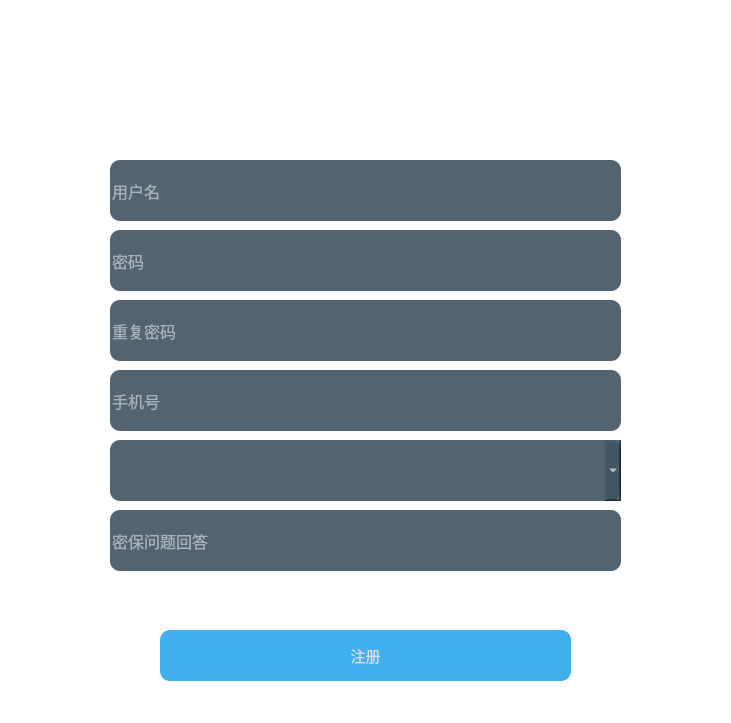
<?xml version="1.0" encoding="UTF-8"?>
<ui version="4.0">
 <class>Regist</class>
 <widget class="QWidget" name="Regist">
  <property name="geometry">
   <rect>
    <x>0</x>
    <y>0</y>
    <width>731</width>
    <height>723</height>
   </rect>
  </property>
  <property name="windowTitle">
   <string>Form</string>
  </property>
  <property name="styleSheet">
   <string notr="true">*{
background:rgb(255, 255, 255);
font-size:15px;
font-style:MingLiU-ExtB;
}
QFrame{
border:sold 10px rgba(0,0,0);
background-image: url(:/assets/loginbackground.png);
}
QLineEdit{
color:rgb(255, 255, 255);
background-color:rgba(64, 83, 97, 230);
font-size:16px;
border-style:outset;
border-radius:10px;
font-style:MingLiU-ExtB;
}
QLineEdit:hover{
color:rgb(255, 255, 255);
background-color:rgba(64, 83, 97, 80);
font-size:16px;
border-style:outset;
border-radius:10px;
font-style:MingLiU-ExtB;
}
QLineEdit:focus{
color:rgb(255, 255, 255);
background-color:rgba(64, 83, 97, 180);
font-size:16px;
border-style:outset;
border-radius:10px;
font-style:MingLiU-ExtB;
}

QComboBox{
color:rgb(255, 255, 255);
background-color:rgba(64, 83, 97, 230);
font-size:16px;
border-style:outset;
border-radius:10px;
font-style:MingLiU-ExtB;
}
QComboBox:hover{
color:#8d98a1;
background-color:rgba(64, 83, 97, 80);
font-size:16px;
border-style:outset;
border-radius:10px;
font-style:MingLiU-ExtB;
}
QComboBox:focus{
color:#8d98a1;
background-color:rgba(64, 83, 97, 180);
font-size:16px;
border-style:outset;
border-radius:10px;
font-style:MingLiU-ExtB;
}

QPushButton{
background:rgb(65, 175, 235);
color:rgb(220, 220, 220);
border-style:outset;
border-radius:10px;
font-style:MingLiU-ExtB;
}
QPushButton:hover{
background-color:rgba(80, 190, 250,130);
border-style:inset;
font-style:MingLiU-ExtB;
}
QPushButton:pressed{
background-color:rgba(80, 190, 250,255);
border-style:inset;
font-style:MingLiU-ExtB;
}



QPushButton#hideButton{
background: rgba(255, 255, 255, 0);
color: rgb(255, 255, 255);
font-style:MingLiU-ExtB;
}
QPushButton#hideButton:hover{
background: rgba(212, 212, 212, 100);
color: rgb(255, 255, 255);
font-style:MingLiU-ExtB;
}
QPushButton#hideButton:pressed{
background: rgba(212, 212, 212, 255);
color: rgb(255, 255, 255);
font-style:MingLiU-ExtB;
}
QPushButton#closeButton{
background: rgba(255, 255, 255, 0);
color: rgb(255, 255, 255);
font-style:MingLiU-ExtB;
}
QPushButton#closeButton:hover{
background: rgba(255, 0, 0, 100);
color: rgb(255, 255, 255);
font-style:MingLiU-ExtB;
}
QPushButton#closeButton:pressed{
background: rgba(255, 0, 0, 255);
color: rgb(255, 255, 255);
font-style:MingLiU-ExtB;
}
QCheckBox{
background:rgba(85,170,255,0);
color:white;
font-style:MingLiU-ExtB;
}
QLabel{
background:rgba(85,170,255,0);
color:white;
font-style:MingLiU-ExtB;
font-size:14px;
}
</string>
  </property>
  <widget class="QFrame" name="frame">
   <property name="geometry">
    <rect>
     <x>0</x>
     <y>0</y>
     <width>731</width>
     <height>731</height>
    </rect>
   </property>
   <property name="frameShape">
    <enum>QFrame::StyledPanel</enum>
   </property>
   <property name="frameShadow">
    <enum>QFrame::Raised</enum>
   </property>
   <widget class="QLabel" name="label">
    <property name="geometry">
     <rect>
      <x>20</x>
      <y>10</y>
      <width>181</width>
      <height>31</height>
     </rect>
    </property>
    <property name="text">
     <string extracomment="无功能label，可以换成其他字或者图片">WeNoChat</string>
    </property>
   </widget>
   <widget class="QLineEdit" name="userEdit">
    <property name="geometry">
     <rect>
      <x>110</x>
      <y>160</y>
      <width>511</width>
      <height>61</height>
     </rect>
    </property>
    <property name="text">
     <string/>
    </property>
    <property name="placeholderText">
     <string>用户名</string>
    </property>
   </widget>
   <widget class="QLineEdit" name="passwordEdit">
    <property name="geometry">
     <rect>
      <x>110</x>
      <y>230</y>
      <width>511</width>
      <height>61</height>
     </rect>
    </property>
    <property name="echoMode">
     <enum>QLineEdit::Password</enum>
    </property>
    <property name="placeholderText">
     <string>密码</string>
    </property>
   </widget>
   <widget class="QPushButton" name="loginButton">
    <property name="geometry">
     <rect>
      <x>160</x>
      <y>630</y>
      <width>411</width>
      <height>51</height>
     </rect>
    </property>
    <property name="text">
     <string>注册</string>
    </property>
   </widget>
   <widget class="QPushButton" name="closeButton">
    <property name="geometry">
     <rect>
      <x>700</x>
      <y>0</y>
      <width>31</width>
      <height>28</height>
     </rect>
    </property>
    <property name="text">
     <string>×</string>
    </property>
   </widget>
   <widget class="QPushButton" name="hideButton">
    <property name="geometry">
     <rect>
      <x>670</x>
      <y>0</y>
      <width>31</width>
      <height>28</height>
     </rect>
    </property>
    <property name="text">
     <string>—</string>
    </property>
   </widget>
   <widget class="QLabel" name="label_2">
    <property name="geometry">
     <rect>
      <x>230</x>
      <y>70</y>
      <width>231</width>
      <height>71</height>
     </rect>
    </property>
    <property name="styleSheet">
     <string notr="true">font: 28pt &quot;等线&quot;;</string>
    </property>
    <property name="text">
     <string>注册新用户</string>
    </property>
   </widget>
   <widget class="QLineEdit" name="passwordEdit_2">
    <property name="geometry">
     <rect>
      <x>110</x>
      <y>300</y>
      <width>511</width>
      <height>61</height>
     </rect>
    </property>
    <property name="echoMode">
     <enum>QLineEdit::Password</enum>
    </property>
    <property name="placeholderText">
     <string>重复密码</string>
    </property>
   </widget>
   <widget class="QLineEdit" name="phoneNumberEdit">
    <property name="geometry">
     <rect>
      <x>110</x>
      <y>370</y>
      <width>511</width>
      <height>61</height>
     </rect>
    </property>
    <property name="text">
     <string/>
    </property>
    <property name="placeholderText">
     <string>手机号</string>
    </property>
   </widget>
   <widget class="QLineEdit" name="answerEdit">
    <property name="geometry">
     <rect>
      <x>110</x>
      <y>510</y>
      <width>511</width>
      <height>61</height>
     </rect>
    </property>
    <property name="text">
     <string/>
    </property>
    <property name="placeholderText">
     <string>密保问题回答</string>
    </property>
   </widget>
   <widget class="QComboBox" name="comboBox">
    <property name="geometry">
     <rect>
      <x>110</x>
      <y>440</y>
      <width>511</width>
      <height>61</height>
     </rect>
    </property>
    <property name="currentText">
     <string/>
    </property>
   </widget>
  </widget>
 </widget>
 <tabstops>
  <tabstop>userEdit</tabstop>
  <tabstop>passwordEdit</tabstop>
  <tabstop>passwordEdit_2</tabstop>
  <tabstop>phoneNumberEdit</tabstop>
  <tabstop>answerEdit</tabstop>
  <tabstop>loginButton</tabstop>
  <tabstop>hideButton</tabstop>
  <tabstop>closeButton</tabstop>
 </tabstops>
 <resources/>
 <connections/>
</ui>
